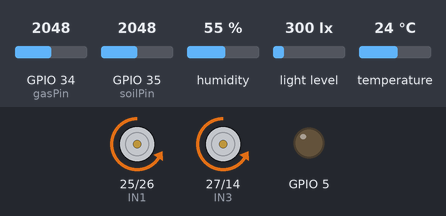
Recording of a sketch running on a simulated ESP32. Parts: motor-driver pin pairs drawn as motors (green arrow = first pin HIGH = forward, orange = second pin HIGH = backward, longer = more drive, scaled by the enable pin), output pins drawn as LEDs (lit = HIGH). The test bench sets the inputs (shaded band); at power-on: GPIO 34 (gasPin) = 2048, GPIO 35 (soilPin) = 2048, humidity 55 %, light level 300 lx, temperature 24 °C. WiFi joins after 1.5 s; servers stay silent unless stated; no MQTT or app messages arrive unless stated; what the sketch prints to the serial monitor is not drawn.

Above: at 2.5 s.
At 7.5 s:
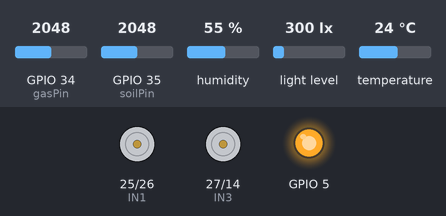
At 11.0 s:
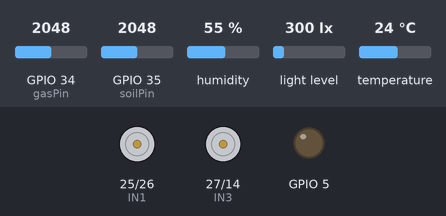
Timing chart, 0 to 17.1 s (numbered marks = the images above):
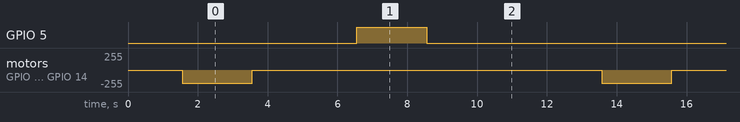

The sketch:

test1.ino
```cpp
#include <WiFi.h>
#include <PubSubClient.h>
#include "DHT.h"
#include <Wire.h>
#include <BH1750.h>

// ---------- WIFI ----------
const char* ssid = "GUEST-N";
const char* password = "hello@2026";
const char* mqtt_server = "192.168.160.37";

WiFiClient espClient;
PubSubClient client(espClient);

// ---------- MOTOR ----------
int IN1 = 25, IN2 = 26, IN3 = 27, IN4 = 14;
int ENA = 32, ENB = 33;

// ---------- DHT ----------
#define DHTPIN 4
#define DHTTYPE DHT22
DHT dht(DHTPIN, DHTTYPE);

// ---------- SENSORS ----------
int gasPin = 34;
int soilPin = 35;
BH1750 lightMeter;

// ---------- MQTT ----------
void reconnect() {
  while (!client.connected()) {
    Serial.println("Connecting MQTT...");
    if (client.connect("ESP32Client")) {
      Serial.println("MQTT connected");
    } else {
      delay(2000);
    }
  }
}

// ---------- MOTOR ----------
void forward() {
  digitalWrite(IN1, 0); digitalWrite(IN2, 1);
  digitalWrite(IN3, 0); digitalWrite(IN4, 1);
  ledcWrite(ENA, 200);
  ledcWrite(ENB, 200);
}

void stopMotors() {
  digitalWrite(IN1, LOW); digitalWrite(IN2, LOW);
  digitalWrite(IN3, LOW); digitalWrite(IN4, LOW);
}

// ---------- SETUP ----------
void setup() {
  Serial.begin(115200);
  pinMode(5,OUTPUT);

  // WiFi
  WiFi.begin(ssid, password);
  while (WiFi.status() != WL_CONNECTED) {
    delay(500);
    Serial.print(".");
  }
  Serial.println("WiFi connected");

  client.setServer(mqtt_server, 1883);

  // Motor
  pinMode(IN1, OUTPUT); pinMode(IN2, OUTPUT);
  pinMode(IN3, OUTPUT); pinMode(IN4, OUTPUT);
  ledcAttach(ENA, 5000, 8);
  ledcAttach(ENB, 5000, 8);

  // Sensors
  dht.begin();
  Wire.begin(21, 22);
  lightMeter.begin();
}

// ---------- LOOP ----------
void loop() {

  if (!client.connected()) reconnect();
  client.loop();

  Serial.println("===== NEW CYCLE =====");

  // 1️⃣ MOVE
  forward();
  delay(2000);

  // 2️⃣ STOP (VERY IMPORTANT FOR SERVO)
  stopMotors();
  delay(3000);

  // 3️⃣ SERVO ACTION
  Serial.println("Servo moving...");
  digitalWrite(5,1);
  delay(2000);
 digitalWrite(5,0);

  delay(2000);

  // 4️⃣ SENSOR READ
  float temp = dht.readTemperature();
  float humidity = dht.readHumidity();
  int gas = analogRead(gasPin);
  int soil = analogRead(soilPin);
  float light = lightMeter.readLightLevel();

  Serial.println("---- SENSOR DATA ----");

  if (isnan(temp) || isnan(humidity)) {
    Serial.println("DHT ERROR");
  } else {
    Serial.print("Temp: "); Serial.println(temp);
    Serial.print("Humidity: "); Serial.println(humidity);
  }

  Serial.print("Gas: "); Serial.println(gas);
  Serial.print("Soil: "); Serial.println(soil);
  Serial.print("Light: "); Serial.println(light);

  // 5️⃣ MQTT SEND
  String payload = "{";
  payload += "\"gas\":" + String(gas) + ",";
  payload += "\"light\":" + String(light) + ",";
  payload += "\"soil\":" + String(soil) + ",";
  payload += "\"temp\":" + String(temp) + ",";
  payload += "\"humidity\":" + String(humidity) + ",";
  payload += "\"status\":\"SAFE\",";
  payload += "\"timestamp\":" + String(millis());
  payload += "}";

  client.publish("home/data", payload.c_str());

  Serial.println("Data sent:");
  Serial.println(payload);

  Serial.println("===== CYCLE COMPLETE =====\n");

  delay(3000);
}
```

Measured:
- by itself, GPIO 5: alternates HIGH for 2.0 s and LOW for 10.0 s
- by itself, motor on GPIO 25 (IN1) / GPIO 26 (IN2), motor on GPIO 27 (IN3) / GPIO 14 (IN4): alternates backward 199/255 for 2.0 s and stopped for 10.0 s
